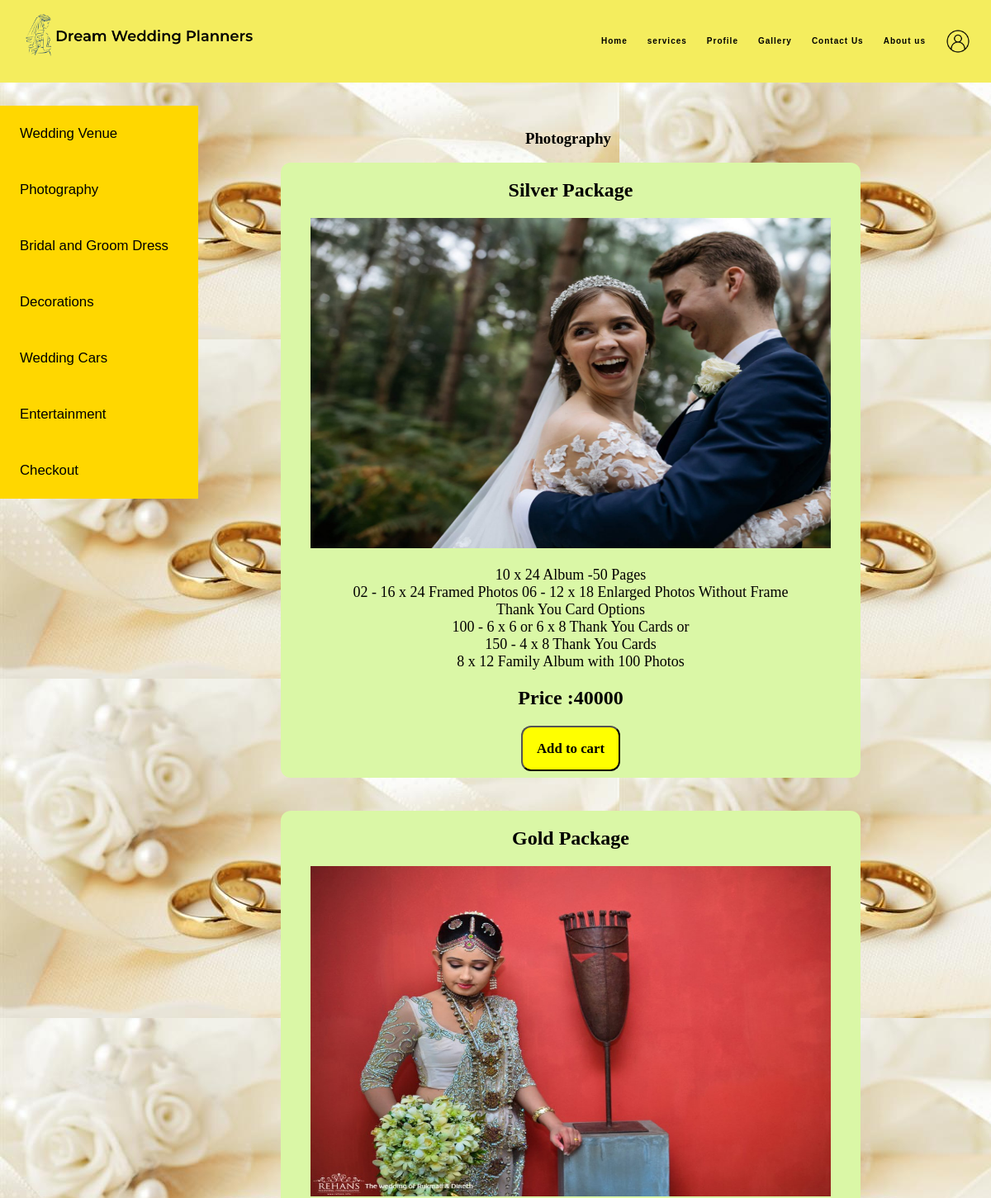
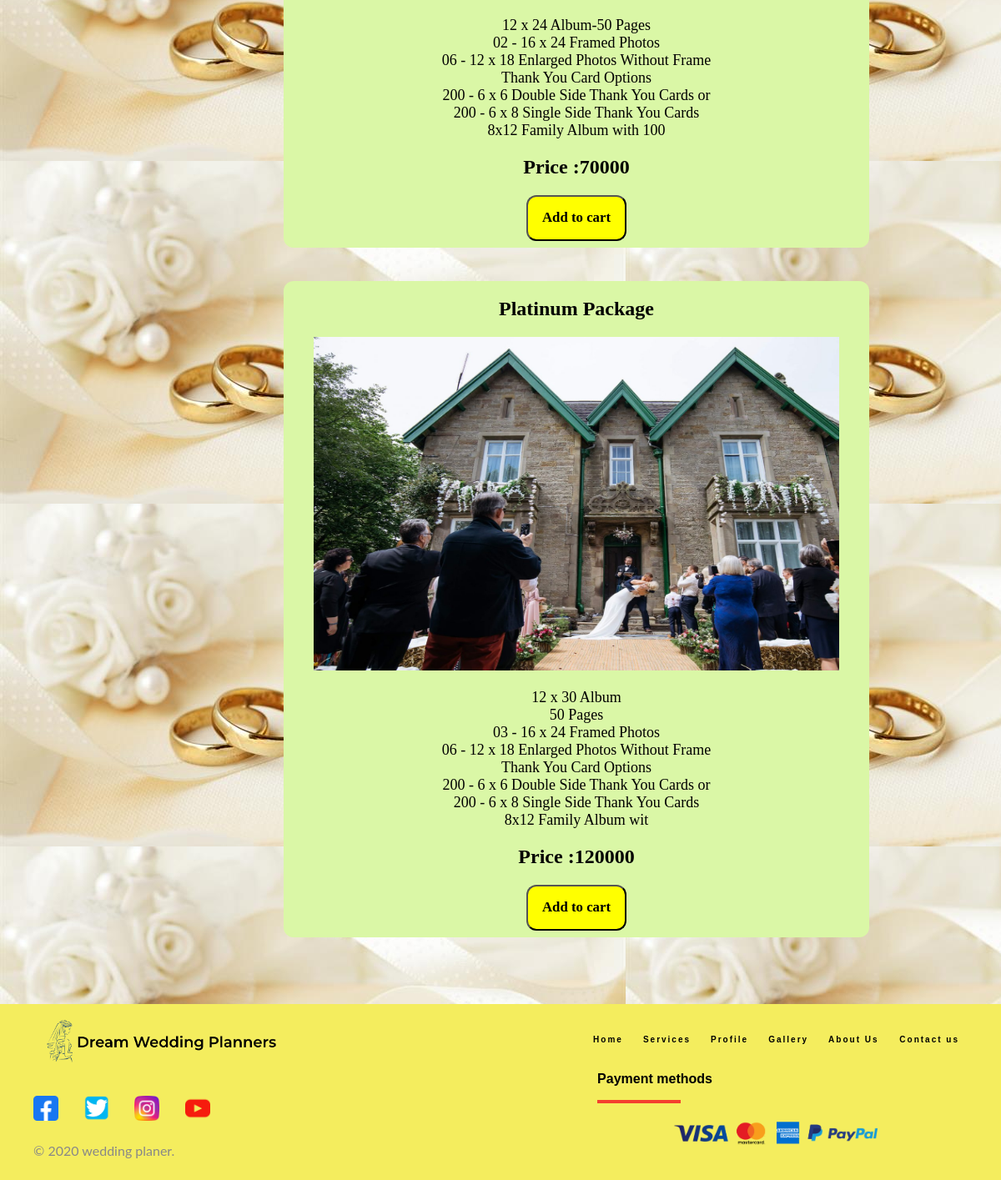
The app's page /php/Photography.php with its own data (2 pictures, top to bottom).
### tables this page shows
CREATE TABLE `package` (
  `pack_id` int(11) NOT NULL,
  `pack_code` varchar(11) NOT NULL,
  `pack_name` varchar(20) NOT NULL,
  `pack_title` varchar(255) NOT NULL,
  `pack_img` varchar(255) DEFAULT NULL,
  `pack_detail` varchar(255) NOT NULL,
  `pack_price` double NOT NULL
);

### php/Photography.php (the view, shortened to what this page needs)
<?php
require 'config.php';
?>
<!DOCTYPE html>
<html>
<head>
    <link rel="stylesheet" href="../css/package.css">
</head>
<body>
<header>
    <div class="wrapper">
        <div class="logo">
            <img src="../images/upload/logo.png" alt="" class="logo" align="center">
        </div>
        <nav>
            <a href="../html/home.html">Home</a>
            <a href="Wedding_Venue.php">services</a>
            <a href="UserProfile.php">Profile</a>
            <a href="../html/gallery.html">Gallery</a>
            <a href="../html/contact_us.html">Contact Us</a>
            <a href="../html/aboutus.html">About us</a>
            <a href="../html/Signup.html">
                <img width="30" height="30" align="center" src="../images/upload/user.png">
            </a>
        </nav>
    </div>
</header>
<div class="side">
		<ul>
			<li><a href="Wedding_Venue.php"> Wedding Venue</a></li><br>
			<li><a href="Photography.php"> Photography</a></li><br>
			<li><a href="Bridal_and_Groom_Dress.php"> Bridal and Groom Dress</a></li><br>
			<li><a href="../html/Decorations.html"> Decorations</a></li><br>
			<li><a href="Wedding_car.php"> Wedding Cars</a></li><br>
			<li><a href="Entertainment.php"> Entertainment</a></li><br>
			<li><a href="invoice.php"> Checkout</a></li><br>
		</ul>
</div>
<br>
<div class="title"><h3>Photography</h3></div>
<div class="b1">
<?php
	$sql="SELECT * FROM `package` WHERE pack_name='photo'";
	$result = $con->query($sql);
if($result->num_rows >0){
 while($row = $result->fetch_array()){
?>
<div class="b2">
	<form method="post" action="invoice.php?action=add&id=<?php echo $row["pack_id"];?>">
	<h2 class="text-info"><?php echo $row["pack_title"]."<br>";?></h2>
	<div class="image"><img src="<?php echo $row["pack_img"];?>" width="730px" height="400px"><br></div>
	<p class="details"><?php echo $row["pack_detail"];?></p>
	<h2 class="price"><?php echo "Price :".$row["pack_price"];?></h2>
	<input type="submit" name="add" class="btn" value="Add to cart">
</div>
<?php
 }
}
?>
</div>
<footer>
    <div class="footer-container">
        <div class="left-col">
            <img src="../images/upload/logo.png" alt="" class="footer-logo">
            <div class="social-media">
                <a href="#"><img height="30" width="30" src="../images/upload/fb.png"> </a>
                <a href="#"> <img height="30" width="30" src="../images/upload/twitter-.png"> </a>
                <a href="#"> <img height="30" width="30" src="../images/upload/instagram.png"> </a>
                <a href="#"> <img height="30" width="30" src="../images/upload/youtube.png"> </a>
            </div>
            <p class="right-text">&copy; 2020 wedding planer.</p>
        </div>
        <div class="right-col">
            <div class="pages">
                <a href="#">Home</a>
                <a href="#">Services</a>
                <a href="#">Profile</a>
                <a href="#">Gallery</a>
                <a href="#">About Us
                <a href="#">Contact us</a>
            </div>
            <div class="pay_us">
                <p>Payment methods</p>
                <div class="border"></div>
            </div>
            <div class="pay_logo">
                <img width="250" height="50" src="../images/upload/pay.png">
            </div>
        </div>
    </div>
</footer>
</body>
</html>

### css/package.css (style rules this page uses)
body { margin:0; background-image: url("../images/upload/100.jpg"); }
.title { display:inline-block; margin-left:53%; margin-top:15vh; }
.image { margin-left:3vw; margin-right:3vw; background-color:; overflow:hidden; }
.b1 { background-color:; margin-left:25%; width:65%; margin-bottom:5vh; }
.b2 { text-align: center; margin-bottom:5vh; margin-left:5vh; display:inline-block; background-color:#DAF7A6 ; width:90%; border-radius:1vw; }
.btn { padding:1.3vw; width:10vw; background-color:yellow; border-radius:1vw; font-family: "Times New Roman", Times, serif; font-size:1.4vw; font-weight:bold; margin-bottom:1vh; cursor: pointer; }
.b2 p { font-family:'Times New Roman',serif; font-size:1.5vw; }
.side * { margin:0; padding: 0; float:left; }
.side { display:flex; position:fixed; background:gold; width:20vw; margin-top:16vh; left:0; }
.side ul li { font-family: 'Josefin sans',sans-serif; font-size:1.4vw; padding:2vw; list-style:none; }
.side ul li a { color:black; text-decoration:none; }
.wrapper { width: 1170px; margin: 0 auto; }
header { position:fixed; top:0; left:0; height: 100px; background: #f4ed5e; width: 100%; z-index: 12; display: flex; flex-wrap: wrap-reverse; }
.logo { width: 300px; float: left; line-height: 100px; position: relative; top: 5px; }
nav { float: right; line-height: 100px; }
nav a { text-decoration: none; font-family: sans-serif; letter-spacing: 1px; font-size: 10px; margin: 0 10px; color: #000000; font-weight: bold; }
footer { position:relative; background: #f4ed5e; padding: 10px 20px; }
.footer-container { max-width: 1300; margin: auto; padding: 0 20px; display: flex; justify-content: space-between; align-items: center; flex-wrap: wrap-reverse; }
.footer-logo { width: 300px; }
.social-media { margin: 20px 0; }
.social-media a { color: #fff; margin-right: 25px; font-size: 22px; text-decoration: none; transition: .3s linear; }
.right-text { color: #888; font-family: lato; }
.border { width: 100px; height: 4px; background: #f4402e; float: left; }
.pay_logo { display: flex; justify-content: center; align-items: center; flex-wrap: wrap; }
.pages a { text-decoration: black; font-family: sans-serif; letter-spacing: 2px; font-size: 10px; margin: 0 10px; color: #000000; font-weight: bold; }
.pay_us { margin: 10px; padding: 5px; }
.pay_us p { font-weight: bold; font-family: sans-serif; }

### records on screen
package: pack_title "Silver Package", pack_img (picture), pack_detail "10 x 24 Album -50 Pages 02 - 16 x 24 Framed Photos 06 - 12 x 18 Enlarged Photos Without Frame Thank You Card Options 100 - 6 x 6 or 6 x 8 Thank You Cards or 150 - 4 x 8 Thank You Cards 8 x 12 Family Album with 100 Photos", pack_price "40000"
package: pack_title "Gold Package", pack_img (picture), pack_detail "12 x 24 Album-50 Pages 02 - 16 x 24 Framed Photos 06 - 12 x 18 Enlarged Photos Without Frame Thank You Card Options 200 - 6 x 6 Double Side Thank You Cards or 200 - 6 x 8 Single Side Thank You Cards 8x12 Family Album with 100", pack_price "70000"
package: pack_title "Platinum Package", pack_img (picture), pack_detail "12 x 30 Album 50 Pages 03 - 16 x 24 Framed Photos 06 - 12 x 18 Enlarged Photos Without Frame Thank You Card Options 200 - 6 x 6 Double Side Thank You Cards or 200 - 6 x 8 Single Side Thank You Cards 8x12 Family Album wit", pack_price "120000"
